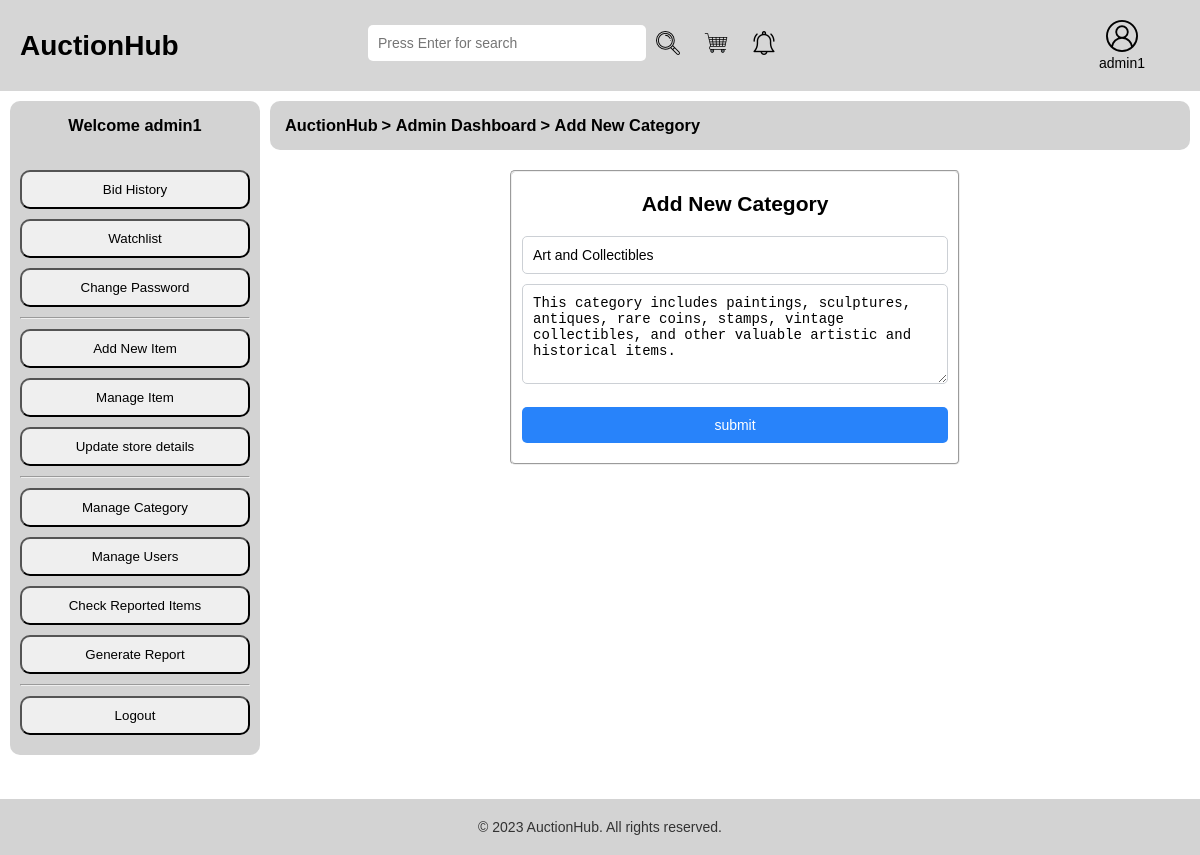
The app's page /edit-category.php?category_id=1 (signed in) with its own data.
### tables this page shows
CREATE TABLE `category` (
  `category_id` int(11) NOT NULL,
  `category_name` varchar(100) NOT NULL,
  `category_description` varchar(255) NOT NULL
);

### edit-category.php (the view, shortened to what this page needs)
<?php require_once('inc/config.php'); ?>
<?php
	if(isset($_GET['category_id'])){
		$category_id = $_GET['category_id'];
		$sql = "SELECT * FROM category WHERE category_id={$category_id}";
		$result = $con->query($sql);
		$row = $result->fetch_assoc();
		$category_name = $row['category_name'];
		$category_description = $row['category_description'];
	}
?>
<!DOCTYPE html>
<html>
<head>
	<link rel="stylesheet" type="text/css" href="css/main.css">
</head>
<body>
	<?php require_once('inc/header.php');?>
	<div class="content">
		<div class="side-bar">
			<?php
				if($_SESSION['is_admin']==1 && $_SESSION['is_seller']==1 && $_SESSION['is_bidder']==1){
					require_once('inc/admin-side-bar.php');
				}else if($_SESSION['is_seller']==1 && $_SESSION['is_bidder']==1){
					require_once('inc/seller-side-bar.php');
				}else if($_SESSION['is_bidder']==1){
					require_once('inc/bidder-side-bar.php');
				}
			?>
		</div>
		<div class="top-bar">
			<h3><a href="index.php">AuctionHub</a></h3>
			<h3> > </h3>
			<?php
				if($_SESSION['is_admin']==1 && $_SESSION['is_seller']==1 && $_SESSION['is_bidder']==1){
					echo "<h3><a href='admin-dashboard.php'>Admin Dashboard</a></h3>";
				}else if($_SESSION['is_seller']==1 && $_SESSION['is_bidder']==1){
					echo "<h3><a href='seller-dashboard.php'>Seller Dashboard</a></h3>";
				}else if($_SESSION['is_bidder']==1){
					echo "<h3><a href='bidder-dashboard.php'>Bidder Dashboard</a></h3>";
				}
			?>
			<h3> > </h3>
			<h3><a href="add-new-item.php">Add New Category</a></h3>
		</div>
		<div class="container">
			<form class="register" action="edit-category.php?category_id=<?php echo $category_id; ?>" method="post" enctype="multipart/form-data">
				<fieldset>
						<h2>Add New Category</h2>
						<input type="text" name = "category_name" value="<?php echo $category_name?>">
						<textarea name="category_description"><?php echo $category_description?></textarea>
						<input type="submit" name="submit" value="submit">
				</fieldset>
			</form>
		</div>
	<?php require 'inc/footer.php'; ?>
</body>
</html>

### css/main.css (style rules this page uses)
* { margin: 0; padding: 0; box-sizing: border-box; text-decoration: none; color: black; }
body { font-family: Arial, "helvetica Neue", Helvetica, sans-serif; font-size: 14px; }
body { position: relative; min-height: 100vh; margin: 0; padding-bottom: 100px; }
.register { width: 450px; margin: 10px auto; }
.register fieldset { padding: 10px; border-radius: 5px; }
.register input ,.register select, .register textarea { width: 100%; padding: 10px; margin-bottom: 10px; font-size: 14px; border-radius: 5px; border: 1px solid #ccd0d5; }
.register textarea { height: 100px; }
.register input[type="submit"] { text-align: center; background-color: #2883fa; color: #fff; border: none; cursor: pointer; margin-top: 10px; }
.register h2 { text-align: center; margin: 10px 0px 20px 0px; }
.content { overflow: hidden; }
.content .side-bar { overflow: hidden; width: 250px; float: left; background-color: lightgray; border-radius: 10px; margin-right: 10px; text-align: center; padding: 10px; margin-left: 10px; margin-top: 10px; }
.content .top-bar { overflow: hidden; background-color: lightgray; padding: 15px; border-radius: 10px; margin-bottom: 10px; margin-top: 10px; margin-right: 10px; }
.content .top-bar h3 { display: inline; }
.container { overflow: hidden; text-align: center; }

### records on screen
category: category_name "Art and Collectibles", category_description "This category includes paintings, sculptures, antiques, rare coins, stamps, vintage collectibles, and other valuable artistic and historical items."

### other values on screen
$_SESSION['first_name'] "admin1"
